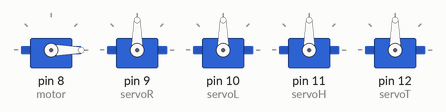
This sketch was run on a simulated Arduino Uno, built with avr-gcc and run on an emulated ATmega328P. On the bench: 5 × servo.

Above: at 9.05 s.
At 19.0 s:
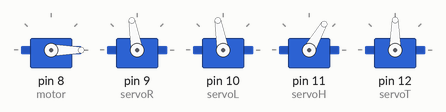
At 24.0 s:
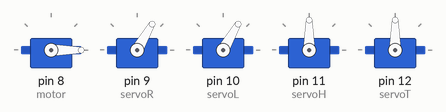
At 29.0 s:
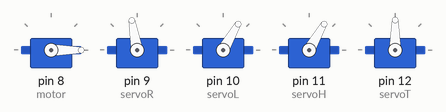
Timing chart, 0 to 37.8 s (numbered marks = the images above):
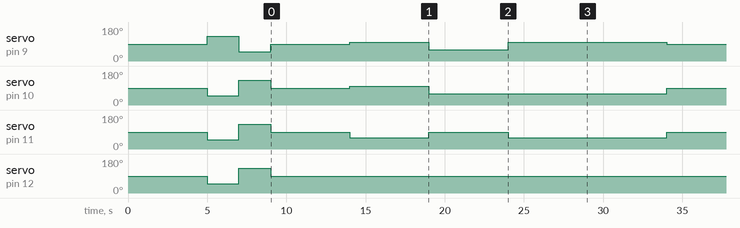

The sketch:

Servocontrol.ino
```cpp
////Steuerung der Servos

#include <Servo.h>
#include "PIDv1.h"

Servo motor, servoR, servoL, servoH, servoT;     // create servo object (Motordrehzahl, Taumelscheibe Rechts, Taumelscheibe Links, Taumelscheibe Hinten, Heckrotor)

int nick = 90;  //Neigung nach vorne
int roll = 90;  //Neigung nach rechts
int coll = 90;  //Kollektive Blattverstellung
int yaw = 90;   //Drehung um Rotorachse, in Servo-Form

int servoRval = 90;
int servoLval = 90;
int servoHval = 90;

void setup()
{
  motor.attach(8);
  servoR.attach(9);
  servoL.attach(10);
  servoH.attach(11);
  servoT.attach(12);
  motor.write(0);

  servoR.write(90);
  servoL.write(90);
  servoH.write(90);
  servoT.write(90);
  delay(5000);

  servoR.write(130);
  servoL.write(50);
  servoH.write(50);
  servoT.write(50);
  delay(2000);

  servoR.write(50);
  servoL.write(130);
  servoH.write(130);
  servoT.write(130);
  delay(2000);

}

void loop()
{
  //ToDo(da): wenn kein Input, dann aktive Stabilisierung -> Algorithmus mit Output nick, roll, coll, yaw
  //ToDo(da): Input bekommen -> Interrupt? kphochdrölf
  //Output in nick, roll, coll, yaw

  nick=90;
  roll=90;
  coll=90;
  execute();
  delay(5000);

  nick=130;
  roll=90;
  coll=90;
  execute();
  delay(5000);

  nick=90;
  roll=130;
  coll=90;
  execute();
  delay(5000);

  nick=90;
  roll=90;
  coll=130;
  execute();
  delay(5000);

  nick=110;
  roll=110;
  coll=110;
  execute();
  delay(5000);

}

void execute(){

  servoRval = (nick-90) / (-2) + (roll-90) + (-1) * (coll-90) + 90;
  servoLval = (nick-90) / (-2) + (roll-90) + (coll-90) + 90;
  servoHval = (nick-90) + (coll-90) + 90;

  if(servoRval < 80)  { servoRval = 80;  }
  if(servoRval > 120) { servoRval = 120; }
  if(servoLval < 80)  { servoLval = 80;  }
  if(servoLval > 120) { servoLval = 120; }
  if(servoHval < 80)  { servoHval = 80;  }
  if(servoHval > 120) { servoHval = 120; }
  if(yaw < 60)  { yaw = 60;  }
  if(yaw > 120) { yaw = 120; }

  servoR.write(180-servoRval);
  servoL.write(180-servoLval);
  servoH.write(180-servoHval);

  servoT.write(yaw);
}
```

PIDv1.cpp
```cpp
#include "Arduino.h"
#include "PIDv1.h"
/**********************************************************************************************
 * Arduino PID Library - Version 1.1.1
 * by Brett Beauregard <br3ttb@gmail.com> brettbeauregard.com
 *
 * This Library is licensed under a GPLv3 License
 **********************************************************************************************/

/*Constructor (...)*********************************************************
 *    The parameters specified here are those for for which we can't set up
 *    reliable defaults, so we need to have the user set them.
 ***************************************************************************/
PID::PID(double* Input, double* Output, double* Setpoint,
        double Kp, double Ki, double Kd, int ControllerDirection)
{

    myOutput = Output;
    myInput = Input;
    mySetpoint = Setpoint;
	inAuto = false;

	PID::SetOutputLimits(0, 255);				//default output limit corresponds to
												//the arduino pwm limits

    SampleTime = 100;							//default Controller Sample Time is 0.1 seconds

    PID::SetControllerDirection(ControllerDirection);
    PID::SetTunings(Kp, Ki, Kd);

    lastTime = millis()-SampleTime;
}


/* Compute() **********************************************************************
 *     This, as they say, is where the magic happens.  this function should be called
 *   every time "void loop()" executes.  the function will decide for itself whether a new
 *   pid Output needs to be computed.  returns true when the output is computed,
 *   false when nothing has been done.
 **********************************************************************************/
bool PID::Compute()
{
   if(!inAuto) return false;
   unsigned long now = millis();
   unsigned long timeChange = (now - lastTime);
   if(timeChange>=SampleTime)
   {
      /*Compute all the working error variables*/
	  double input = *myInput;
      double error = *mySetpoint - input;
      ITerm+= (ki * error);
      if(ITerm > outMax) ITerm= outMax;
      else if(ITerm < outMin) ITerm= outMin;
      double dInput = (input - lastInput);

      /*Compute PID Output*/
      double output = kp * error + ITerm- kd * dInput;

	  if(output > outMax) output = outMax;
      else if(output < outMin) output = outMin;
	  *myOutput = output;

      /*Remember some variables for next time*/
      lastInput = input;
      lastTime = now;
	  return true;
   }
   else return false;
}


/* SetTunings(...)*************************************************************
 * This function allows the controller's dynamic performance to be adjusted.
 * it's called automatically from the constructor, but tunings can also
 * be adjusted on the fly during normal operation
 ******************************************************************************/
void PID::SetTunings(double Kp, double Ki, double Kd)
{
   if (Kp<0 || Ki<0 || Kd<0) return;

   dispKp = Kp; dispKi = Ki; dispKd = Kd;

   double SampleTimeInSec = ((double)SampleTime)/1000;
   kp = Kp;
   ki = Ki * SampleTimeInSec;
   kd = Kd / SampleTimeInSec;

  if(controllerDirection ==REVERSE)
   {
      kp = (0 - kp);
      ki = (0 - ki);
      kd = (0 - kd);
   }
}

/* SetSampleTime(...) *********************************************************
 * sets the period, in Milliseconds, at which the calculation is performed
 ******************************************************************************/
void PID::SetSampleTime(int NewSampleTime)
{
   if (NewSampleTime > 0)
   {
      double ratio  = (double)NewSampleTime
                      / (double)SampleTime;
      ki *= ratio;
      kd /= ratio;
      SampleTime = (unsigned long)NewSampleTime;
   }
}

/* SetOutputLimits(...)****************************************************
 *     This function will be used far more often than SetInputLimits.  while
 *  the input to the controller will generally be in the 0-1023 range (which is
 *  the default already,)  the output will be a little different.  maybe they'll
 *  be doing a time window and will need 0-8000 or something.  or maybe they'll
 *  want to clamp it from 0-125.  who knows.  at any rate, that can all be done
 *  here.
 **************************************************************************/
void PID::SetOutputLimits(double Min, double Max)
{
   if(Min >= Max) return;
   outMin = Min;
   outMax = Max;

   if(inAuto)
   {
	   if(*myOutput > outMax) *myOutput = outMax;
	   else if(*myOutput < outMin) *myOutput = outMin;

	   if(ITerm > outMax) ITerm= outMax;
	   else if(ITerm < outMin) ITerm= outMin;
   }
}

/* SetMode(...)****************************************************************
 * Allows the controller Mode to be set to manual (0) or Automatic (non-zero)
 * when the transition from manual to auto occurs, the controller is
 * automatically initialized
 ******************************************************************************/
void PID::SetMode(int Mode)
{
    bool newAuto = (Mode == AUTOMATIC);
    if(newAuto == !inAuto)
    {  /*we just went from manual to auto*/
        PID::Initialize();
    }
    inAuto = newAuto;
}

/* Initialize()****************************************************************
 *	does all the things that need to happen to ensure a bumpless transfer
 *  from manual to automatic mode.
 ******************************************************************************/
void PID::Initialize()
{
   ITerm = *myOutput;
   lastInput = *myInput;
   if(ITerm > outMax) ITerm = outMax;
   else if(ITerm < outMin) ITerm = outMin;
}

/* SetControllerDirection(...)*************************************************
 * The PID will either be connected to a DIRECT acting process (+Output leads
 * to +Input) or a REVERSE acting process(+Output leads to -Input.)  we need to
 * know which one, because otherwise we may increase the output when we should
 * be decreasing.  This is called from the constructor.
 ******************************************************************************/
void PID::SetControllerDirection(int Direction)
{
   if(inAuto && Direction !=controllerDirection)
   {
	  kp = (0 - kp);
      ki = (0 - ki);
      kd = (0 - kd);
   }
   controllerDirection = Direction;
}

/* Status Funcions*************************************************************
 * Just because you set the Kp=-1 doesn't mean it actually happened.  these
 * functions query the internal state of the PID.  they're here for display
 * purposes.  this are the functions the PID Front-end uses for example
 ******************************************************************************/
double PID::GetKp(){ return  dispKp; }
double PID::GetKi(){ return  dispKi;}
double PID::GetKd(){ return  dispKd;}
int PID::GetMode(){ return  inAuto ? AUTOMATIC : MANUAL;}
int PID::GetDirection(){ return controllerDirection;}
```

PIDv1.h
```cpp
#ifndef PID_v1_h
#define PID_v1_h
#define LIBRARY_VERSION    1.1.1

#include "Arduino.h"

class PID
{
  public:

  //Constants used in some of the functions below
  #define AUTOMATIC    1
  #define MANUAL    0
  #define DIRECT  0
  #define REVERSE  1

  //commonly used functions **************************************************************************
    PID(double*, double*, double*,        // * constructor.  links the PID to the Input, Output, and
        double, double, double, int);     //   Setpoint.  Initial tuning parameters are also set here

    void SetMode(int Mode);               // * sets PID to either Manual (0) or Auto (non-0)

    bool Compute();                       // * performs the PID calculation.  it should be
                                          //   called every time loop() cycles. ON/OFF and
                                          //   calculation frequency can be set using SetMode
                                          //   SetSampleTime respectively

    void SetOutputLimits(double, double); //clamps the output to a specific range. 0-255 by default, but
                                          //it's likely the user will want to change this depending on
                                          //the application


  //available but not commonly used functions ********************************************************
    void SetTunings(double, double,       // * While most users will set the tunings once in the
                    double);               //   constructor, this function gives the user the option
                                          //   of changing tunings during runtime for Adaptive control
    void SetControllerDirection(int);      // * Sets the Direction, or "Action" of the controller. DIRECT
                                          //   means the output will increase when error is positive. REVERSE
                                          //   means the opposite.  it's very unlikely that this will be needed
                                          //   once it is set in the constructor.
    void SetSampleTime(int);              // * sets the frequency, in Milliseconds, with which
                                          //   the PID calculation is performed.  default is 100


  //Display functions ****************************************************************
    double GetKp();                          // These functions query the pid for interal values.
    double GetKi();                          //  they were created mainly for the pid front-end,
    double GetKd();                          // where it's important to know what is actually
    int GetMode();                          //  inside the PID.
    int GetDirection();                      //

  private:
    void Initialize();

    double dispKp;                // * we'll hold on to the tuning parameters in user-entered
    double dispKi;                //   format for display purposes
    double dispKd;                //

    double kp;                  // * (P)roportional Tuning Parameter
    double ki;                  // * (I)ntegral Tuning Parameter
    double kd;                  // * (D)erivative Tuning Parameter

    int controllerDirection;

    double *myInput;              // * Pointers to the Input, Output, and Setpoint variables
    double *myOutput;             //   This creates a hard link between the variables and the
    double *mySetpoint;           //   PID, freeing the user from having to constantly tell us
                                  //   what these values are.  with pointers we'll just know.

    unsigned long lastTime;
    double ITerm, lastInput;

    unsigned long SampleTime;
    double outMin, outMax;
    bool inAuto;
};
#endif
```

Measured:
- by itself, servo on pin 9 (servoR): 90° → 130° at 5.0 s, → 50° 2.0 s later, → 90° 2.0 s later, → 100° 5.0 s later, … (22 changes in this stretch)
- by itself, servo on pin 10 (servoL): 90° → 50° at 5.0 s, → 130° 2.0 s later, → 90° 2.0 s later, → 100° 5.0 s later, … (17 changes in this stretch)
- by itself, servo on pin 11 (servoH): 90° → 50° at 5.0 s, → 130° 2.0 s later, → 90° 2.0 s later, → 60° 5.0 s later, … (22 changes in this stretch)
- by itself, servo on pin 12 (servoT): 90° → 50° at 5.0 s, → 130° 2.0 s later, → 90° 2.0 s later
